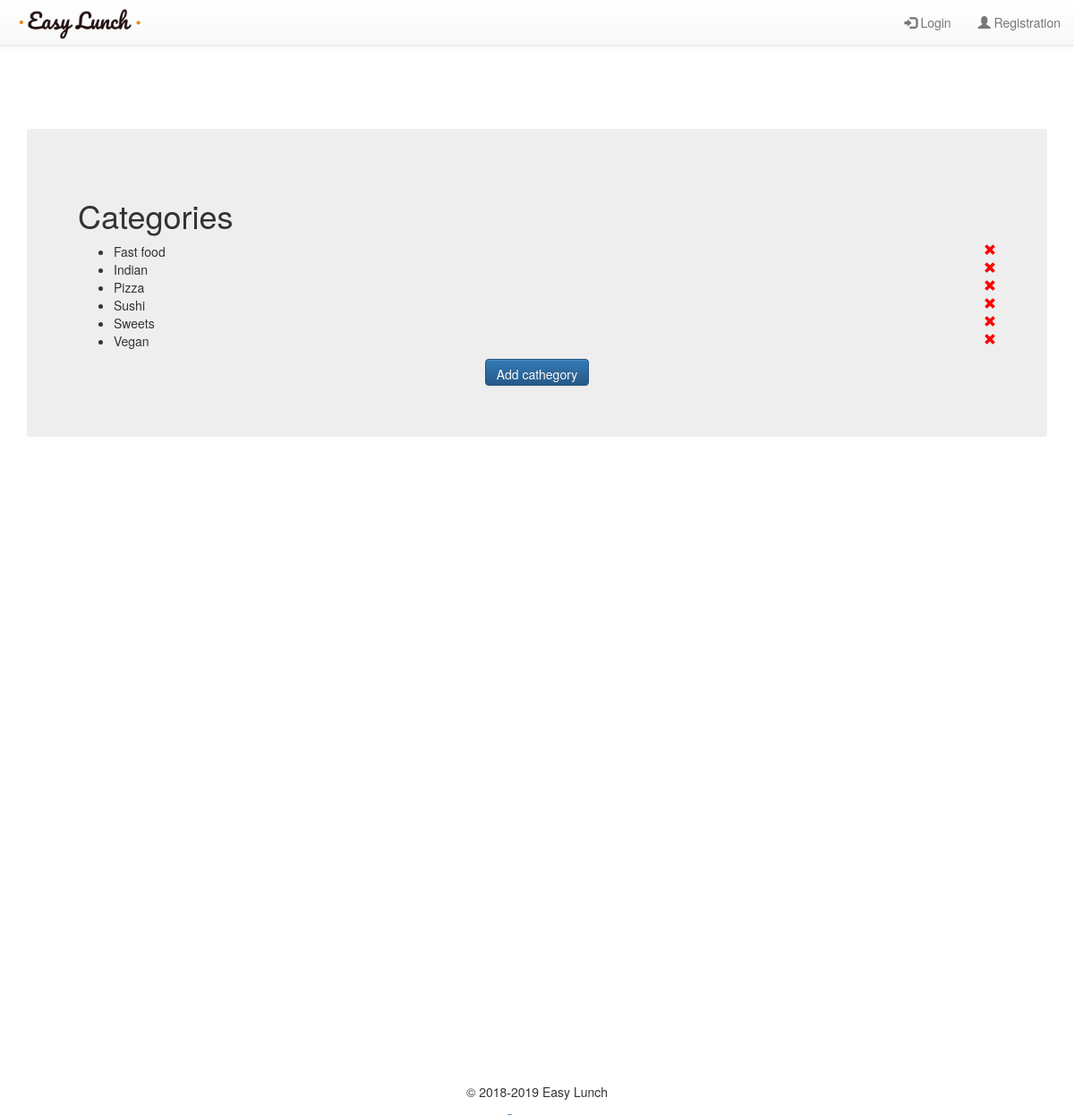
Page /view/template/admin/categories.php on the committed database.
### tables this page shows
CREATE TABLE `Categories` (
  `Id` int(11) NOT NULL,
  `Name` varchar(20) NOT NULL
);

### model/DBManager.php (called while the page is built, shortened)
<?php
    class DBManager {
        private $con;
        private $server = "localhost";
        private $user = "root";
        private $pass = "";
        private $dbname = "easy_lunch";
        public function __construct(){
            $this->con = new \mysqli($this->server, $this->user, $this->pass, $this->dbname);
        }
        public function getConnection(){
            return $this->con;
        }
    }
?>

### model/QueryManager.php (called while the page is built, shortened)
<?php
class QueryManager
{
    public $db;
    public function __construct()
    {
        $this->db = new DBManager();
    }
    public function executeQuery($query)
    {
        return $this->db->getConnection()->query($query);
    }
    public function queryDataToList($data)
    {
        $result = array();
        if ($data->num_rows > 0) {
            while ($row = $data->fetch_assoc()) {
                array_push($result, $row);
            }
        }
        return $result;
    }
}
?>

### view/template/admin/categories.php (the view, shortened to what this page needs)
<?php
$db = new QueryManager();
?>
<link rel="stylesheet" href="/ProgettoTecWeb/view/template/admin/style.css">
<section>
    <div class='container'>
        <div class='col-12 form'>
            <h1 class='display-4'>Categories</h1>
            <ul>
            <?php
                $query = "SELECT Name FROM Categories";
                $result = $db->queryDataToList($db->executeQuery($query));
                foreach($result as $row) {
                    echo "<li >" . $row["Name"] .
                    "<form class='category' action='/ProgettoTecWeb/controller/action/removeCategory.php' method='GET'><input name='name' type='text' class='hidden' value='". $row["Name"] . "'/><a><span class='glyphicon glyphicon-remove'</span> <span class='hidden'> Delete </span></a></form>
                    </li>";
                }
            ?>
            </ul>
            <div id='addnew'>
                <button class='btn btn-primary input-sm' type="button" name="addCathegory" id="addCathegory">Add cathegory</button>
            </div>
        </div>
    </div>
</section>

### view/template/header/style.css (style rules this page uses)
html { position: relative; min-height: 100%; }
body { min-height: 100%; margin-bottom: 10%; }

### view/template/admin/style.css (style rules this page uses)
.container { margin:auto; }
.form { background-color: #eee; border-radius: 3px; padding: 5%; margin: auto; }
#addnew { text-align: center; }
.category { display: inline; }
.glyphicon-remove { color:red; float: right; }

### rows in the picture
categories: Name "Fast food"
categories: Name "Indian"
categories: Name "Pizza"
categories: Name "Sushi"
categories: Name "Sweets"
categories: Name "Vegan"
